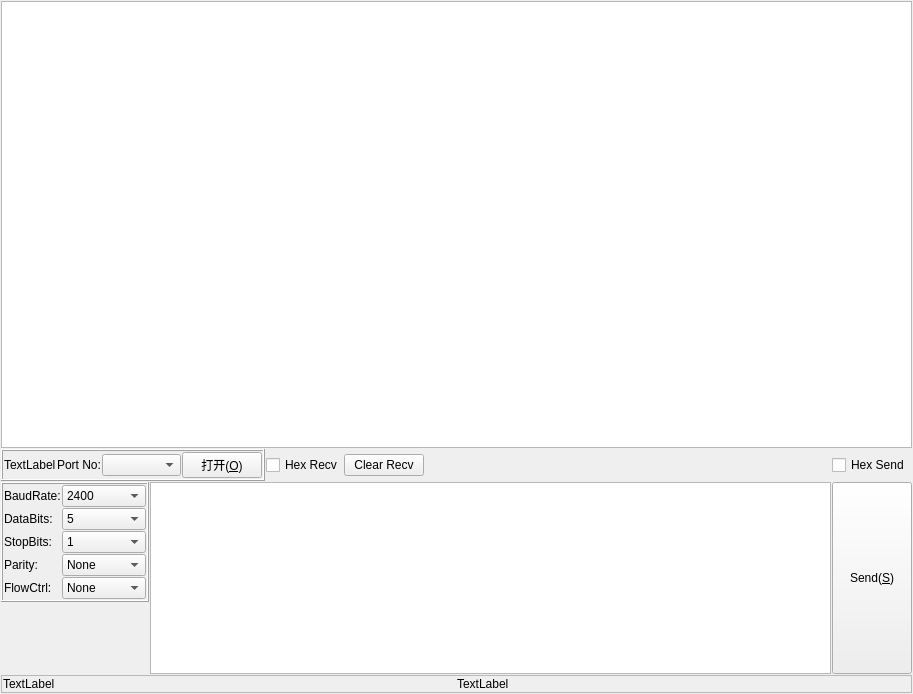
<?xml version="1.0" encoding="UTF-8"?>
<ui version="4.0">
 <class>Form</class>
 <widget class="QWidget" name="Form">
  <property name="geometry">
   <rect>
    <x>0</x>
    <y>0</y>
    <width>913</width>
    <height>694</height>
   </rect>
  </property>
  <property name="sizePolicy">
   <sizepolicy hsizetype="Preferred" vsizetype="Preferred">
    <horstretch>0</horstretch>
    <verstretch>0</verstretch>
   </sizepolicy>
  </property>
  <property name="windowTitle">
   <string>Serial Tool</string>
  </property>
  <property name="autoFillBackground">
   <bool>false</bool>
  </property>
  <layout class="QGridLayout" name="gridLayout_3">
   <property name="leftMargin">
    <number>1</number>
   </property>
   <property name="topMargin">
    <number>1</number>
   </property>
   <property name="rightMargin">
    <number>1</number>
   </property>
   <property name="bottomMargin">
    <number>1</number>
   </property>
   <property name="spacing">
    <number>1</number>
   </property>
   <item row="0" column="0">
    <layout class="QGridLayout" name="gridLayout">
     <item row="0" column="0" colspan="11">
      <widget class="QTextEdit" name="te_Recv"/>
     </item>
     <item row="2" column="0">
      <widget class="QFrame" name="frame">
       <property name="sizePolicy">
        <sizepolicy hsizetype="Fixed" vsizetype="Fixed">
         <horstretch>0</horstretch>
         <verstretch>0</verstretch>
        </sizepolicy>
       </property>
       <property name="frameShape">
        <enum>QFrame::Box</enum>
       </property>
       <property name="frameShadow">
        <enum>QFrame::Raised</enum>
       </property>
       <layout class="QGridLayout" name="gridLayout_5">
        <property name="leftMargin">
         <number>1</number>
        </property>
        <property name="topMargin">
         <number>1</number>
        </property>
        <property name="rightMargin">
         <number>1</number>
        </property>
        <property name="bottomMargin">
         <number>1</number>
        </property>
        <property name="spacing">
         <number>1</number>
        </property>
        <item row="0" column="0">
         <layout class="QGridLayout" name="gridLayout_4">
          <property name="spacing">
           <number>1</number>
          </property>
          <item row="6" column="0">
           <widget class="QLabel" name="label_5">
            <property name="text">
             <string>Parity:</string>
            </property>
           </widget>
          </item>
          <item row="1" column="1">
           <widget class="QComboBox" name="cob_DataBits">
            <item>
             <property name="text">
              <string>5</string>
             </property>
            </item>
            <item>
             <property name="text">
              <string>6</string>
             </property>
            </item>
            <item>
             <property name="text">
              <string>7</string>
             </property>
            </item>
            <item>
             <property name="text">
              <string>8</string>
             </property>
            </item>
           </widget>
          </item>
          <item row="0" column="1">
           <widget class="QComboBox" name="cob_Baudrate">
            <item>
             <property name="text">
              <string>2400</string>
             </property>
            </item>
            <item>
             <property name="text">
              <string>4800</string>
             </property>
            </item>
            <item>
             <property name="text">
              <string>9600</string>
             </property>
            </item>
            <item>
             <property name="text">
              <string>19200</string>
             </property>
            </item>
            <item>
             <property name="text">
              <string>38400</string>
             </property>
            </item>
            <item>
             <property name="text">
              <string>56000</string>
             </property>
            </item>
            <item>
             <property name="text">
              <string>57600</string>
             </property>
            </item>
            <item>
             <property name="text">
              <string>115200</string>
             </property>
            </item>
            <item>
             <property name="text">
              <string>230400</string>
             </property>
            </item>
            <item>
             <property name="text">
              <string>460800</string>
             </property>
            </item>
            <item>
             <property name="text">
              <string>921600</string>
             </property>
            </item>
           </widget>
          </item>
          <item row="4" column="1">
           <widget class="QComboBox" name="cob_StopBits">
            <item>
             <property name="text">
              <string>1</string>
             </property>
            </item>
            <item>
             <property name="text">
              <string>1.5</string>
             </property>
            </item>
            <item>
             <property name="text">
              <string>2</string>
             </property>
            </item>
           </widget>
          </item>
          <item row="6" column="1">
           <widget class="QComboBox" name="cob_Parity">
            <item>
             <property name="text">
              <string>None</string>
             </property>
            </item>
            <item>
             <property name="text">
              <string>Odd</string>
             </property>
            </item>
            <item>
             <property name="text">
              <string>Even</string>
             </property>
            </item>
            <item>
             <property name="text">
              <string>Mark</string>
             </property>
            </item>
            <item>
             <property name="text">
              <string>Space</string>
             </property>
            </item>
           </widget>
          </item>
          <item row="7" column="1">
           <widget class="QComboBox" name="cob_FlowCtrl">
            <item>
             <property name="text">
              <string>None</string>
             </property>
            </item>
            <item>
             <property name="text">
              <string>Hardware</string>
             </property>
            </item>
            <item>
             <property name="text">
              <string>Software</string>
             </property>
            </item>
            <item>
             <property name="text">
              <string>Custom</string>
             </property>
            </item>
           </widget>
          </item>
          <item row="7" column="0">
           <widget class="QLabel" name="label_6">
            <property name="text">
             <string>FlowCtrl:</string>
            </property>
           </widget>
          </item>
          <item row="1" column="0">
           <widget class="QLabel" name="label_3">
            <property name="text">
             <string>DataBits:</string>
            </property>
           </widget>
          </item>
          <item row="4" column="0">
           <widget class="QLabel" name="label_4">
            <property name="text">
             <string>StopBits:</string>
            </property>
           </widget>
          </item>
          <item row="0" column="0">
           <widget class="QLabel" name="label_2">
            <property name="text">
             <string>BaudRate:</string>
            </property>
           </widget>
          </item>
         </layout>
        </item>
       </layout>
      </widget>
     </item>
     <item row="1" column="10">
      <widget class="QCheckBox" name="chk_HexSend">
       <property name="text">
        <string>Hex Send</string>
       </property>
      </widget>
     </item>
     <item row="3" column="0">
      <layout class="QVBoxLayout" name="verticalLayout"/>
     </item>
     <item row="2" column="10" rowspan="2">
      <widget class="QPushButton" name="pb_Send">
       <property name="sizePolicy">
        <sizepolicy hsizetype="Fixed" vsizetype="Expanding">
         <horstretch>0</horstretch>
         <verstretch>0</verstretch>
        </sizepolicy>
       </property>
       <property name="text">
        <string>Send(&amp;S)</string>
       </property>
      </widget>
     </item>
     <item row="1" column="7" colspan="3">
      <layout class="QHBoxLayout" name="horizontalLayout_2">
       <property name="spacing">
        <number>0</number>
       </property>
       <property name="sizeConstraint">
        <enum>QLayout::SetDefaultConstraint</enum>
       </property>
       <property name="leftMargin">
        <number>0</number>
       </property>
      </layout>
     </item>
     <item row="1" column="0" colspan="2">
      <widget class="QFrame" name="frame_2">
       <property name="sizePolicy">
        <sizepolicy hsizetype="Fixed" vsizetype="Minimum">
         <horstretch>0</horstretch>
         <verstretch>0</verstretch>
        </sizepolicy>
       </property>
       <property name="frameShape">
        <enum>QFrame::Box</enum>
       </property>
       <property name="frameShadow">
        <enum>QFrame::Raised</enum>
       </property>
       <layout class="QGridLayout" name="gridLayout_8">
        <property name="leftMargin">
         <number>1</number>
        </property>
        <property name="topMargin">
         <number>1</number>
        </property>
        <property name="rightMargin">
         <number>1</number>
        </property>
        <property name="bottomMargin">
         <number>1</number>
        </property>
        <property name="spacing">
         <number>1</number>
        </property>
        <item row="0" column="0">
         <layout class="QGridLayout" name="gridLayout_7">
          <property name="spacing">
           <number>1</number>
          </property>
          <item row="1" column="1">
           <widget class="QLabel" name="label">
            <property name="sizePolicy">
             <sizepolicy hsizetype="Fixed" vsizetype="Preferred">
              <horstretch>0</horstretch>
              <verstretch>0</verstretch>
             </sizepolicy>
            </property>
            <property name="text">
             <string>Port No:</string>
            </property>
           </widget>
          </item>
          <item row="1" column="0">
           <widget class="QLabel" name="lbl_Com">
            <property name="sizePolicy">
             <sizepolicy hsizetype="Fixed" vsizetype="Minimum">
              <horstretch>0</horstretch>
              <verstretch>0</verstretch>
             </sizepolicy>
            </property>
            <property name="text">
             <string>TextLabel</string>
            </property>
           </widget>
          </item>
          <item row="1" column="2">
           <widget class="QComboBox" name="cob_Com">
            <property name="sizePolicy">
             <sizepolicy hsizetype="Fixed" vsizetype="Fixed">
              <horstretch>0</horstretch>
              <verstretch>0</verstretch>
             </sizepolicy>
            </property>
            <property name="font">
             <font>
              <weight>75</weight>
              <bold>true</bold>
             </font>
            </property>
           </widget>
          </item>
          <item row="1" column="3">
           <widget class="QPushButton" name="pb_OpenOrClose">
            <property name="sizePolicy">
             <sizepolicy hsizetype="Fixed" vsizetype="Fixed">
              <horstretch>0</horstretch>
              <verstretch>0</verstretch>
             </sizepolicy>
            </property>
            <property name="text">
             <string>打开(&amp;O)</string>
            </property>
           </widget>
          </item>
         </layout>
        </item>
       </layout>
      </widget>
     </item>
     <item row="2" column="1" rowspan="2" colspan="9">
      <widget class="QTextEdit" name="te_Send">
       <property name="sizePolicy">
        <sizepolicy hsizetype="Minimum" vsizetype="Expanding">
         <horstretch>0</horstretch>
         <verstretch>0</verstretch>
        </sizepolicy>
       </property>
      </widget>
     </item>
     <item row="1" column="2">
      <widget class="QCheckBox" name="chk_HexRecv">
       <property name="sizePolicy">
        <sizepolicy hsizetype="Fixed" vsizetype="Fixed">
         <horstretch>0</horstretch>
         <verstretch>0</verstretch>
        </sizepolicy>
       </property>
       <property name="text">
        <string>Hex Recv</string>
       </property>
      </widget>
     </item>
     <item row="1" column="3">
      <widget class="QPushButton" name="pb_ClearRecv">
       <property name="sizePolicy">
        <sizepolicy hsizetype="Fixed" vsizetype="Fixed">
         <horstretch>0</horstretch>
         <verstretch>0</verstretch>
        </sizepolicy>
       </property>
       <property name="text">
        <string>Clear Recv</string>
       </property>
      </widget>
     </item>
    </layout>
   </item>
   <item row="2" column="0">
    <widget class="QFrame" name="frame_3">
     <property name="frameShape">
      <enum>QFrame::StyledPanel</enum>
     </property>
     <property name="frameShadow">
      <enum>QFrame::Raised</enum>
     </property>
     <layout class="QGridLayout" name="gridLayout_10">
      <property name="leftMargin">
       <number>1</number>
      </property>
      <property name="topMargin">
       <number>1</number>
      </property>
      <property name="rightMargin">
       <number>1</number>
      </property>
      <property name="bottomMargin">
       <number>1</number>
      </property>
      <property name="spacing">
       <number>1</number>
      </property>
      <item row="0" column="0">
       <layout class="QGridLayout" name="gridLayout_9">
        <property name="sizeConstraint">
         <enum>QLayout::SetDefaultConstraint</enum>
        </property>
        <property name="spacing">
         <number>1</number>
        </property>
        <item row="0" column="0">
         <widget class="QLabel" name="lbl_Status">
          <property name="text">
           <string>TextLabel</string>
          </property>
         </widget>
        </item>
        <item row="0" column="1">
         <widget class="QLabel" name="lbl_Tip">
          <property name="text">
           <string>TextLabel</string>
          </property>
         </widget>
        </item>
       </layout>
      </item>
     </layout>
    </widget>
   </item>
  </layout>
 </widget>
 <resources/>
 <connections/>
</ui>
